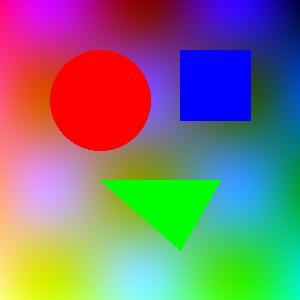
#> input picture sample_image.jpg, 300 x 300 px
$ python simple_image_classifier.py
#> lines starting #> are read from the running program, lines starting #| are printed output that depends on the picture
"""
Simple Image Classifier

This script demonstrates a basic image classification system using PIL and NumPy.
It analyzes an image's color distribution and basic features.
"""

from PIL import Image
import numpy as np
import os
import matplotlib.pyplot as plt
from collections import Counter

def load_image(image_path):
    """
    Load an image from path.

    Args:
        image_path: Path to the image file

    Returns:
        PIL Image object
    """
    try:
        img = Image.open(image_path)
        print(f"Successfully loaded image: {image_path}")
        print(f"Image size: {img.size}")
        print(f"Image format: {img.format}")
        print(f"Image mode: {img.mode}")
        return img
    except Exception as e:
        print(f"Error loading image: {e}")
        return None

def analyze_colors(img):
    """
    Analyze the color distribution of an image.

    Args:
        img: PIL Image object

    Returns:
        Dictionary with color analysis results
    """
    # Convert image to RGB if it's not
    if img.mode != "RGB":
        img = img.convert("RGB")

    # Get image data as numpy array
    img_array = np.array(img)

    # Calculate average RGB values
    avg_red = np.mean(img_array[:, :, 0])
    avg_green = np.mean(img_array[:, :, 1])
    avg_blue = np.mean(img_array[:, :, 2])

    # Calculate brightness
    brightness = (avg_red + avg_green + avg_blue) / 3

    # Determine dominant colors (simplified)
    pixels = img.resize((50, 50)).getdata()
    color_counts = Counter(pixels)
    dominant_colors = color_counts.most_common(5)

    return {
        "avg_red": avg_red,
        "avg_green": avg_green,
        "avg_blue": avg_blue,
        "brightness": brightness,
        "dominant_colors": dominant_colors
    }

def classify_image(analysis):
    """
    Classify the image based on color analysis.

    Args:
        analysis: Dictionary with color analysis results

    Returns:
        List of classifications with confidence scores
    """
    classifications = []

    # Classify based on brightness
    brightness = analysis["brightness"]
    if brightness < 50:
        classifications.append(("Dark image", 0.8))
    elif brightness > 200:
        classifications.append(("Bright image", 0.8))
    else:
        classifications.append(("Medium brightness", 0.6))

    # Classify based on color dominance
    avg_red = analysis["avg_red"]
    avg_green = analysis["avg_green"]
    avg_blue = analysis["avg_blue"]

    # Red-dominant
    if avg_red > avg_green + 20 and avg_red > avg_blue + 20:
        classifications.append(("Red-dominant image", 0.7))
    # Green-dominant
    elif avg_green > avg_red + 20 and avg_green > avg_blue + 20:
        classifications.append(("Green-dominant image", 0.7))
    # Blue-dominant
    elif avg_blue > avg_red + 20 and avg_blue > avg_green + 20:
        classifications.append(("Blue-dominant image", 0.7))
    # Grayscale-like
    elif abs(avg_red - avg_green) < 10 and abs(avg_red - avg_blue) < 10 and abs(avg_green - avg_blue) < 10:
        classifications.append(("Grayscale-like image", 0.7))

    return classifications

def display_results(img, analysis, classifications):
    """
    Display the image and analysis results.

    Args:
        img: PIL Image object
        analysis: Dictionary with color analysis results
        classifications: List of classifications with confidence scores
    """
    plt.figure(figsize=(12, 8))

    # Display image
    plt.subplot(2, 2, 1)
    plt.imshow(img)
    plt.title("Original Image")
    plt.axis("off")

    # Display color distribution
    plt.subplot(2, 2, 2)
    colors = ["red", "green", "blue"]
    values = [analysis["avg_red"], analysis["avg_green"], analysis["avg_blue"]]
    plt.bar(colors, values, color=colors)
    plt.title("RGB Distribution")
    plt.ylim(0, 255)

    # Display classifications
    plt.subplot(2, 2, 3)
    class_names = [c[0] for c in classifications]
    confidences = [c[1] for c in classifications]
    y_pos = np.arange(len(class_names))
    plt.barh(y_pos, confidences, align="center")
    plt.yticks(y_pos, class_names)
    plt.xlabel("Confidence")
    plt.title("Classifications")

    # Display brightness
    plt.subplot(2, 2, 4)
    plt.pie([analysis["brightness"], 255 - analysis["brightness"]],
            labels=["Brightness", ""],
            colors=["yellow", "gray"],
            autopct="%1.1f%%")
    plt.title(f"Brightness: {analysis['brightness']:.1f}/255")

    plt.tight_layout()
    plt.show()

def main():
    print("Simple Image Classifier")
    print("=======================")

    # Get image path from user
    default_image = "sample_image.jpg"
    image_path = input(f"Enter image path (default: {default_image}): ") or default_image
#> the answer given: sample_image.jpg

    # Check if file exists
    if not os.path.exists(image_path):
        print(f"Error: File '{image_path}' not found.")
        print("Please provide a sample image in the current directory or specify a valid path.")
        return

    # Load and analyze image
    img = load_image(image_path)
#> in load_image, img is the input picture: PIL image 300x300 RGB; mean R, G, B 125.5, 119.1, 119.9
#| Image size: (300, 300)
#| Image format: JPEG
#| Image mode: RGB
    if img is None:
        return

    print("\nAnalyzing image...")
    analysis = analyze_colors(img)
#> in analyze_colors, `avg_red = np.mean(img_array[:, :, 0])`: avg_red = 125.5
#> in analyze_colors, `avg_green = np.mean(img_array[:, :, 1])`: avg_green = 119.1
#> in analyze_colors, `avg_blue = np.mean(img_array[:, :, 2])`: avg_blue = 119.9
#> in analyze_colors, `brightness = (avg_red + avg_green + avg_blue) / 3`: brightness = 121.5
#> in analyze_colors, `color_counts = Counter(pixels)`: color_counts = 2178 items
#> in analyze_colors, `dominant_colors = color_counts.most_common(5)`: dominant_colors = [((254, 0, 0), 130), ((0, 0, 254), 58), ((0, 255, 1), 40), ((0, 0, 255), 18), ((255, 0, 0), 13)]
#> analysis = 5 items

    print("\nClassifying image...")
    classifications = classify_image(analysis)
#> in classify_image, `brightness = analysis["brightness"]`: brightness = 121.5
#> in classify_image, `avg_red = analysis["avg_red"]`: avg_red = 125.5
#> in classify_image, `avg_green = analysis["avg_green"]`: avg_green = 119.1
#> in classify_image, `avg_blue = analysis["avg_blue"]`: avg_blue = 119.9
#> classifications = [('Medium brightness', 0.6), ('Grayscale-like image', 0.7)]

    # Display results
    print("\nResults:")
    print(f"Average RGB: R={analysis['avg_red']:.1f}, G={analysis['avg_green']:.1f}, B={analysis['avg_blue']:.1f}")
#| Average RGB: R=125.5, G=119.1, B=119.9
    print(f"Brightness: {analysis['brightness']:.1f}/255")
#| Brightness: 121.5/255
    print("\nClassifications:")
    for name, confidence in classifications:
        print(f"- {name} (confidence: {confidence:.2f})")
#> this loop made 2 passes
#| - Medium brightness (confidence: 0.60)
#| - Grayscale-like image (confidence: 0.70)

    # Ask if user wants to see visualization
    show_viz = input("\nShow visualization? (y/n): ").lower() == 'y'
#> the answer given: y
    if show_viz:
        display_results(img, analysis, classifications)
#> in display_results, `values = [analysis["avg_red"], analysis["avg_green"], analysis["avg_bl..`: values = [125.5, 119.1, 119.9]
#> in display_results, `class_names = [c[0] for c in classifications]`: class_names = ['Medium brightness', 'Grayscale-like image']
#> in display_results, `confidences = [c[1] for c in classifications]`: confidences = [0.6, 0.7]
#> in display_results, `y_pos = np.arange(len(class_names))`: y_pos = [0, 1]
#> in display_results, `plt.show()`:
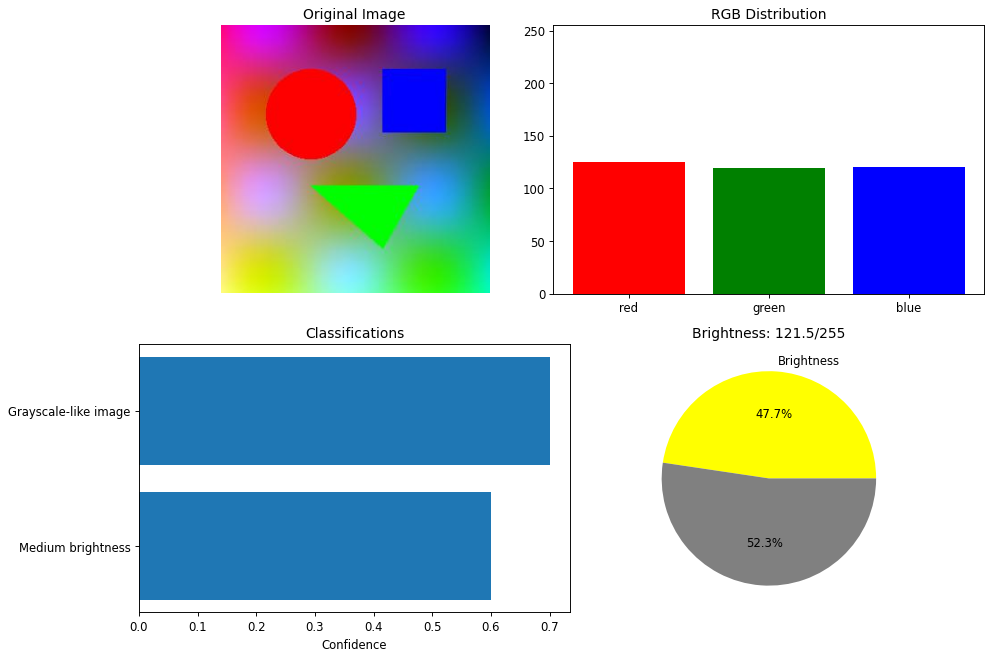
#> figure drawn by matplotlib, 4 panels; panel 2: tallest bar 125.5 high, from x = -0.4 to 0.4

    print("\nDone!")

if __name__ == "__main__":
    main()
